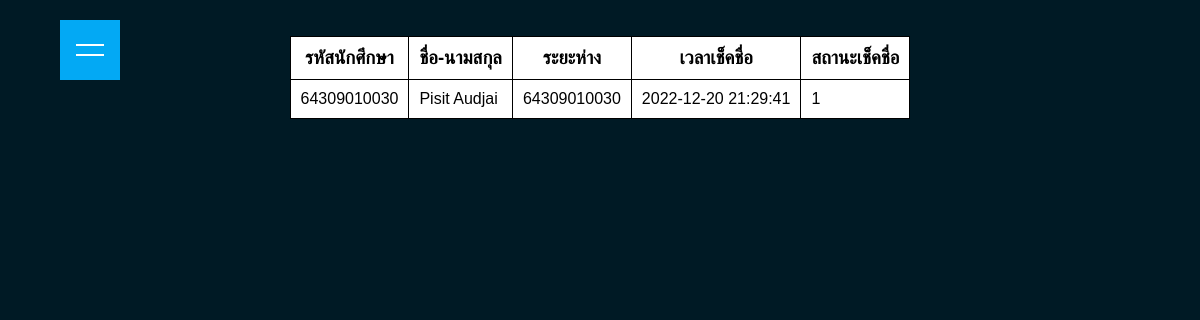
The app's page /room-details.php?roomdetails=q7fu9o with its own data.
### tables this page shows
CREATE TABLE `user` (
  `user_id` int(5) NOT NULL,
  `user_username` varchar(11) NOT NULL,
  `user_password` varchar(20) NOT NULL,
  `user_name` varchar(25) NOT NULL,
  `user_status` int(1) NOT NULL,
  `user_r_code` varchar(6) NOT NULL,
  `user_latitude` int(10) NOT NULL,
  `user_longitude` int(10) NOT NULL,
  `user_time` datetime NOT NULL,
  `user_checkstatus` int(1) NOT NULL
);

### room-details.php (the view, shortened to what this page needs)
<?php require_once("conn.inc.php");
    if (isset($_GET['roomdetails'])) {
        $roomdetails = $_GET['roomdetails'];
        $sql = "select user_username,user_name,user_latitude,user_longitude,user_time,user_checkstatus from user where user_r_code = '$roomdetails'";
        $result = mysqli_query($conn, $sql) or die(mysqli_error($conn));
        while ($row = mysqli_fetch_array($result)) :
?>
<!DOCTYPE html>
<html lang="en">
<head>
    <link rel="stylesheet" href="style-table.css">
</head>
<body>
<br>
<br>
    <table >
        <tr>
            <th><h3>รหัสนักศึกษา</h3></th>
            <th><h3>ชื่อ-นามสกุล</h3></th>
            <th><h3>ระยะห่าง</h3></th>
            <th><h3>เวลาเช็คชื่อ</h3></th>
            <th><h3>สถานะเช็คชื่อ</h3></th>
        </tr>
        <tr>
            <td><?php echo $row['user_username']?></td>
            <td><?php echo $row['user_name']?></td>
            <td><?php echo $row['user_username']?></td>
            <td><?php echo $row['user_time']?></td>
            <td><?php echo $row['user_checkstatus']?></td>
        </tr>
    </table>
    <div id="toggle"></div>
</body>
</html>
        <?php endwhile; } ?>

### style-table.css (style rules this page uses)
* { margin: 0; padding: 0; box-sizing: border-box; font-family: 'Poppins', sans-serif; }
body { background: #001a25; }
table { border-collapse: collapse; width: 100%; display: inline-flex; justify-content: center; align-items: center; }
th, td { border: 1px solid black; border-collapse: collapse; padding: 10px; border-bottom: 1px solid black; background-color: white; }
#toggle { position: fixed; top: 20px; left: 60px; width: 60px; height: 60px; background: #03a9f4; cursor: pointer; display: flex; justify-content: center; align-items: center; }
#toggle::before { content: ''; position: absolute; width: 28px; height: 2px; background: #fff; transform: translateY(-5px); transition: 0.2s; }
#toggle::after { content: ''; position: absolute; width: 28px; height: 2px; background: #fff; transform: translateY(5px); transition: 0.2s; }

### records on screen
user: user_username "64309010030", user_name "Pisit Audjai", user_time "2022-12-20 21:29:41", user_checkstatus "1"
